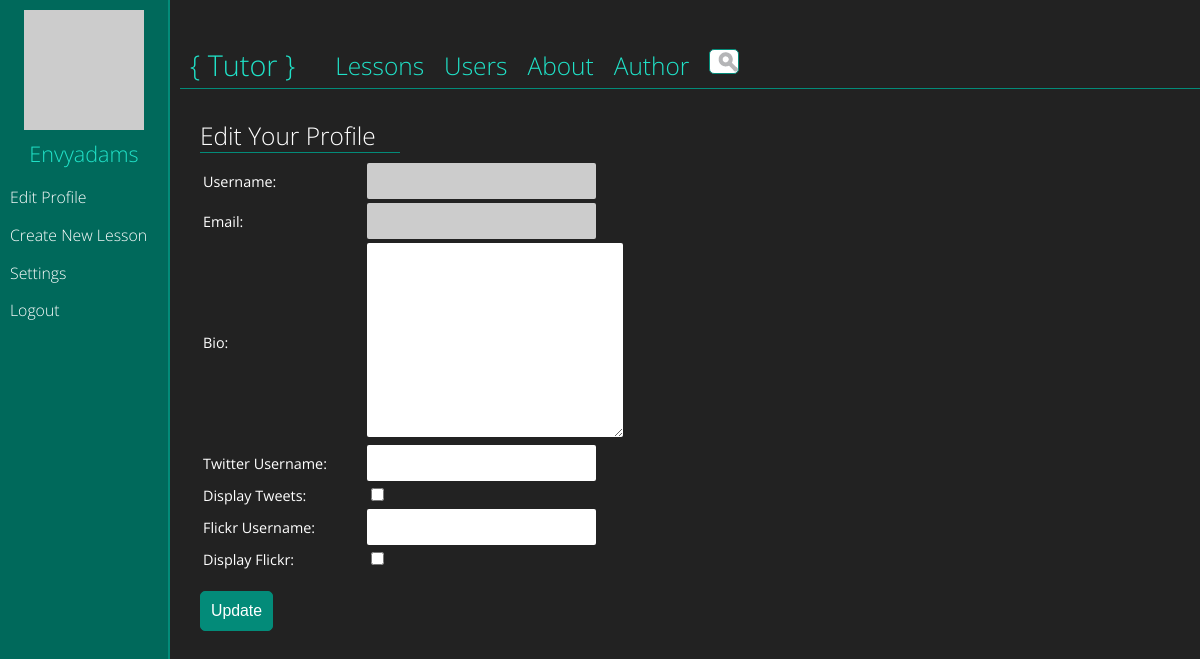
Before: /controller.php?action=editprofile (signed in) with the older database file.
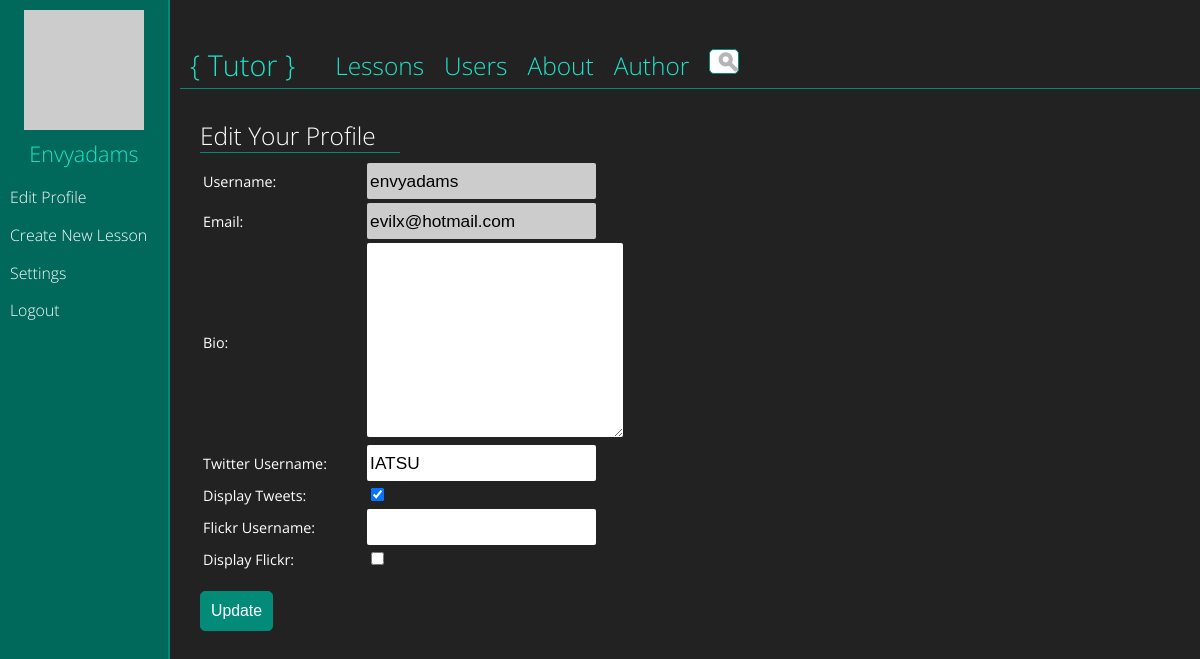
After: the same page with the newer database file.
### tables this page shows
CREATE TABLE IF NOT EXISTS `users` (
  `email` varchar(45) NOT NULL,
  `name` varchar(45) NOT NULL,
  `password` varchar(72) NOT NULL,
  `description` longtext NOT NULL,
  `twitter` varchar(45) NOT NULL,
  `facebook` varchar(45) NOT NULL,
  `flickr` varchar(45) NOT NULL,
  `userType` varchar(45) NOT NULL DEFAULT 'learner',
  PRIMARY KEY (`name`)
);

CREATE TABLE IF NOT EXISTS `user_settings` (
  `username` varchar(45) NOT NULL,
  `twitterActivated` tinyint(1) NOT NULL DEFAULT '1',
  `flickrActivated` tinyint(1) NOT NULL DEFAULT '1',
  `displayTwitter` tinyint(1) NOT NULL DEFAULT '0',
  `displayFlickr` tinyint(1) NOT NULL DEFAULT '0',
  PRIMARY KEY (`username`)
);

### editProfile.php (the view)
<?php
function editProfile($connection, $username) {
	$query = "SELECT name, email, description, twitter, facebook, flickr, displayTwitter, displayFlickr FROM users, user_settings WHERE users.name = '" . $_SESSION['valid_user'] . "' AND user_settings.username = users.name";
	$result = mysqli_query($connection, $query);
	if ($result) {
		$user = mysqli_fetch_array($result, MYSQLI_ASSOC);
	} else {
		$data = array('action' => 'error', 'ermessage' => "Sorry, we were unable to access our database.");
		$url = 'controller.php' . "?" . http_build_query($data);
		header('Location: ' . $url);
		exit();
	}
		?>
		<article id="editProfile">
			<h1>Edit Your Profile</h1>
			<form action="processUpdate.php" method="POST">
				<table>
					<tr>
						<td><label for="name">Username:</label></td>
						<td><input type="text" name="name" value="<?php echo $user['name']; ?>" required readonly /></td>
					</tr>
					<tr>
						<td><label for="email">Email:</label></td>
						<td><input type="email" name="email" value="<?php echo $user['email']; ?>" required readonly /></td>
					</tr>
					<tr>
						<td><label for="bio">Bio:</label></td>
						<td><textarea name="bio" value="" rows=10 cols=32 ><?php echo $user['description']; ?></textarea></td>
					</tr>
					<tr>
						<td><label for="twitter">Twitter Username:</label></td>
						<td><input type="text" name="twitter" value="<?php echo $user['twitter']; ?>" title="Your twitter username is used to display your tweets on your profile. We will never post to your account." /></td>
					</tr>
					<tr>
						<td><label for="enableTwitter">Display Tweets:</label></td>
						<td><input type="checkbox" name="enableTwitter" <?php if ($user['displayTwitter'] == 1) echo "checked"; ?> title="Keep this checked if you want your tweets to appear on your profile and on the site as a whole." /></td>
					</tr>
					<tr>
						<td><label for="flickr">Flickr Username:</label></td>
						<td><input type="text" name="flickr" value="<?php echo $user['flickr']; ?>" title="Your flickr username is used to display your photos on your profile. We will never post to your account." /></td>
					</tr>
					<tr>
						<td><label for="enableFlickr">Display Flickr:</label></td>
						<td><input type="checkbox" name="enableFlickr" <?php if ($user['displayFlickr'] == 1) echo "checked"; ?> title="Keep this checked if you want your photos to appear on your profile." /></td>
					</tr>
			  	</table>
				<br />
				<input type="submit" name="submit" id="updateButton" value="Update" />
			</form>
		</article>
		<?php
}
?>

Changed rows visible on the page:
now on this page (row edited): users: name "envyadams", email "evilx@hotmail.com", twitter "IATSU"
added user_settings: displayTwitter "☑"
Other visible differences:
form field enableTwitter: "☐" → (not shown)
form field enableFlickr: "☐" → (not shown)
